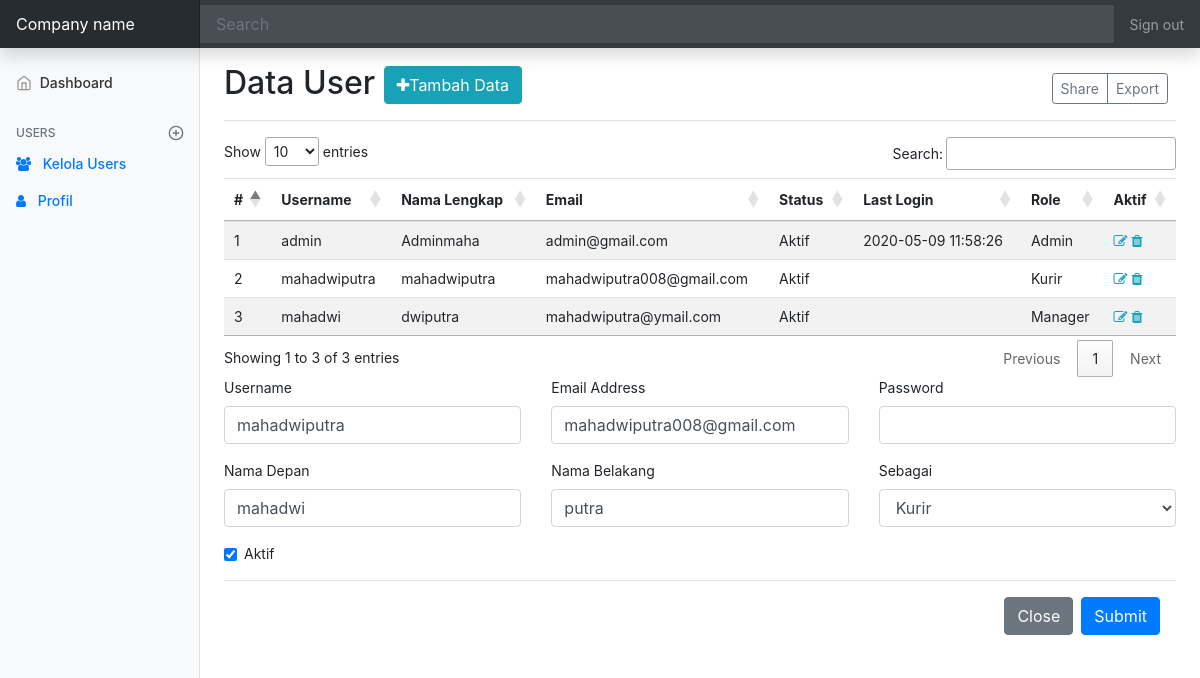
/tugas/syn_cepat/admin/index.php?page=users&aksi=edit&id=59 (signed in), run on the app's committed database.
### tables this page shows
CREATE TABLE `users` (
  `id_user` int(11) NOT NULL,
  `username` varchar(100) DEFAULT NULL,
  `email` varchar(100) DEFAULT NULL,
  `password` varchar(100) DEFAULT NULL,
  `created_at` timestamp NULL DEFAULT NULL,
  `updated_at` timestamp NULL DEFAULT NULL,
  `login_at` timestamp NULL DEFAULT NULL,
  `aktif` enum('Y','N') DEFAULT NULL,
  `id_role` int(1) DEFAULT NULL
);

CREATE TABLE `users_profile` (
  `id_profil` int(11) NOT NULL,
  `nama_depan` varchar(50) DEFAULT NULL,
  `nama_belakang` varchar(50) DEFAULT NULL,
  `tgl_lahir` date DEFAULT NULL,
  `jk` enum('Pria','Wanita') DEFAULT NULL,
  `alamat` varchar(200) DEFAULT NULL,
  `kontak` varchar(20) DEFAULT NULL,
  `foto` varchar(100) DEFAULT 'default.png',
  `id_user` int(11) DEFAULT NULL
);

CREATE TABLE `users_role` (
  `id_role` int(1) NOT NULL,
  `role` enum('Admin','Kurir','Customer','Manager') NOT NULL
);

### tugas/syn_cepat/admin/koneksi/function-admin.php (called while the page is built, shortened)
<?php
require '../koneksi/koneksi.php';
function dataUsers()
{
  global $konek;
  $data = [];
  $sql = "SELECT * FROM users inner join users_profile on users.id_user=users_profile.id_user inner join users_role on users.id_role=users_role.id_role";
  $query = mysqli_query($konek, $sql);
  while ($x = mysqli_fetch_assoc($query)) {
    $data[] = $x;
  }
  return $data;
}
function dataUsersById($iduser)
{
  global $konek;
  $sql = "SELECT * FROM users inner join users_profile on users.id_user=users_profile.id_user inner join users_role on users.id_role=users_role.id_role WHERE users.id_user='$iduser' order by created_at asc";
  $query = mysqli_query($konek, $sql);
  $data = mysqli_fetch_assoc($query);
  return $data;
}
function dataRole()
{
  global $konek;
  $data = [];
  $sql = "SELECT * FROM users_role order by role asc";
  $query = mysqli_query($konek, $sql);
  while ($x = mysqli_fetch_assoc($query)) {
    $data[] = $x;
  }
  return $data;
}

### tugas/syn_cepat/admin/view/users.php (the view, shortened to what this page needs)
<div class="d-flex justify-content-between flex-wrap flex-md-nowrap align-items-center pt-3 pb-2 mb-3 border-bottom">
  <h1 class="h2">Data User <a href="#" class="btn btn-info" data-toggle="modal" data-target="#exampleModal"><i class="fa fa-plus"></i>Tambah Data</a>
  </h1>
  <div class="btn-toolbar mb-2 mb-md-0">
    <div class="btn-group mr-2">
      <button type="button" class="btn btn-sm btn-outline-secondary">Share</button>
      <button type="button" class="btn btn-sm btn-outline-secondary">Export</button>
    </div>
  </div>
</div>
<div class="table-responsive">
  <table class="table table-striped table-sm" id="myTable">
    <thead>
      <tr>
        <th>#</th>
        <th>Username</th>
        <th>Nama Lengkap</th>
        <th>Email</th>
        <th>Status</th>
        <th>Last Login</th>
        <th>Role</th>
        <th>Aktif</th>
      </tr>
    </thead>
    <tbody>
      <?php $no = 1 ?>
      <?php foreach (dataUsers() as $user) : ?>
        <tr>
          <td><?= $no++ ?></td>
          <td><?= $user['username'] ?></td>
          <td><?= $user['nama_depan'] . '' . $user['nama_belakang'] ?></td>
          <td><?= $user['email'] ?> </td>
          <td><?= $user['aktif'] == 'Y' ? 'Aktif' : 'Tidak Aktif' ?></td>
          <td><?= $user['login_at'] ?></td>
          <td><?= $user['role'] ?></td>
          <td>
            <a href="?page=users&aksi=edit&id=<?= $user['id_user'] ?>" title="Edit Data <?= $user['username'] ?>"><i class="fa fa-edit text-info"></i></a>
            <a href="?page=act-users&aksi=delete&id=<?= $user['id_user'] ?>" onclick="return confirm('Yakin ingin menghapus data <?= $user['username'] ?> ?') "><i class="fa fa-trash text-info"></i></a></td>
        </tr>
      <?php endforeach ?>
    </tbody>
  </table>
</div>
<?php
if (isset($_GET['aksi'])) {
  if ($_GET['aksi'] == 'edit') {
    $iduser = $_GET['id'];
    $data = dataUsersById($iduser); ?>
    <form method="POST" action="?page=act-users&aksi=edit&id=<?= $iduser ?>">
      <div class="row">
        <div class="col-md-4">
          <div class="form-group">
            <label for="username">Username</label>
            <input type="text" class="form-control" name="username" value="<?= $data['username'] ?>" id="username">
          </div>
        </div>
        <div class="col-md-4">
          <div class="form-group">
            <label for="email">Email Address</label>
            <input type="text" class="form-control" id="email" value="<?= $data['email'] ?>" name="email">
          </div>
        </div>
        <div class="col-md-4">
          <div class="form-group">
            <label for="password">Password</label>
            <input type="password" class="form-control" id="password" name="password">
          </div>
        </div>
      </div>
      <div class="row">
        <div class="col-md-4">
          <div class="form-group">
            <label for="namaDepan">Nama Depan</label>
            <input type="text" class="form-control" id="namaDepan" value="<?= $data['nama_depan'] ?>" name="namaDepan">
          </div>
        </div>
        <div class="col-md-4">
          <div class="form-group">
            <label for="namaBelakang">Nama Belakang</label>
            <input type="text" class="form-control" value="<?= $data['nama_belakang'] ?>" id="namaBelakang" name="namaBelakang">
          </div>
        </div>
        <div class="col-md-4">
          <div class="form-group">
            <label for="role">Sebagai</label>
            <select class="form-control" id="role" name="role">
              <?php foreach (dataRole() as $role) : ?>
                <option value="<?= $role['id_role'] ?>" <?= $data['id_role'] == $role['id_role'] ? 'selected' : '' ?>><?= $role['role'] ?> </option>
              <?php endforeach ?>
            </select>
          </div>
        </div>
      </div>
      <div class="form-group form-check">
        <input type="checkbox" class="form-check-input" id="status" name="status" <?= $data['aktif'] == 'Y' ? 'checked' : '' ?>>
        <label class="form-check-label" for="status" name="status">Aktif</label>
      </div>
      <div class="modal-footer">
        <button type="button" class="btn btn-secondary" data-dismiss="modal">Close</button>
        <button type="submit" class="btn btn-primary" name="btnEditUser">Submit</button>
      </div>
    </form>
<?php
  }
}
?>
</main>

### tugas/syn_cepat/css/dashboard.css (style rules this page uses)
body { font-size: .875rem; }

### data on the page
users: username "admin", users_profile.nama_depan "Admin", users_profile.nama_belakang "maha", email "admin@gmail.com", aktif "Aktif", login_at "2020-05-09 11:58:26", id_role.role "Admin"
users: username "mahadwiputra", users_profile.nama_depan "mahadwi", users_profile.nama_belakang "putra", email "mahadwiputra008@gmail.com", shows "Aktif", id_role.role "Kurir", namaDepan "mahadwi", namaBelakang "putra", aktif "☑"
users: username "mahadwi", users_profile.nama_depan "dwi", users_profile.nama_belakang "putra", email "mahadwiputra@ymail.com", aktif "Aktif", id_role.role "Manager"

### other printed values
form field role "Kurir"
